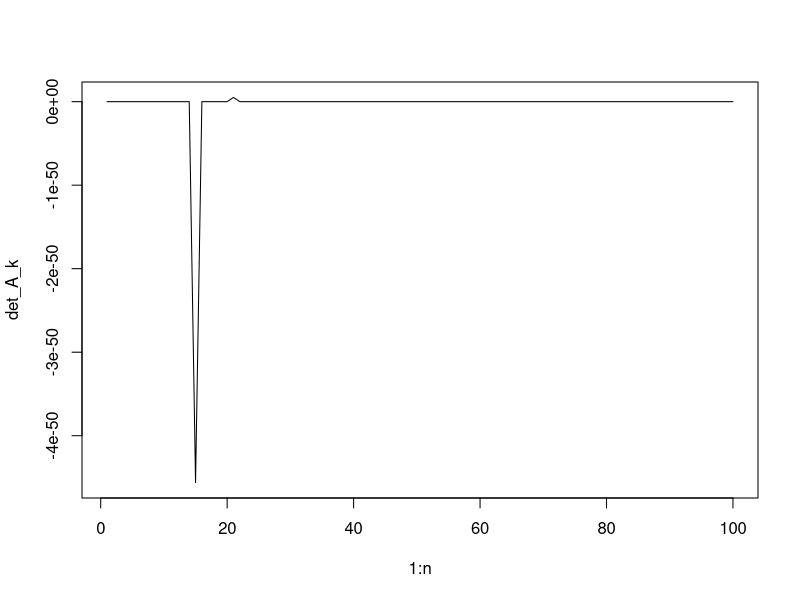

This chart was generated by the following R code:
# SOlving the exercise problems

n = 1e2
s <-seq(1,n,by=1)
k <-1/s

det_A_k <- numeric(n)

for(i in 1:n){
  A_k = matrix(c(
    k[i]^1,k[i]^2,k[i]^3,
    k[i]^4,k[i]^5,k[i]^6,
    k[i]^7,k[i]^8,k[i]^9
  ),
  nrow = 3,
  ncol = 3)
  
  det_A_k[i] = det(A_k)
}

plot(1:n,det_A_k,'l')


A = matrix(c(
  1,2,3,
  4,5,6,
  7,8,9
),
nrow = 3,
ncol = 3)

B = matrix(c(
  1,2,3,
  4,15,6,
  7,8,9
),
nrow = 3,
ncol = 3)

det(A)
det(B)
det(A+B)
det(A%*%B)

B = matrix(c(
  1,0,0,
  0,0,1,
  0,1,0
),
nrow = 3,
ncol = 3)


